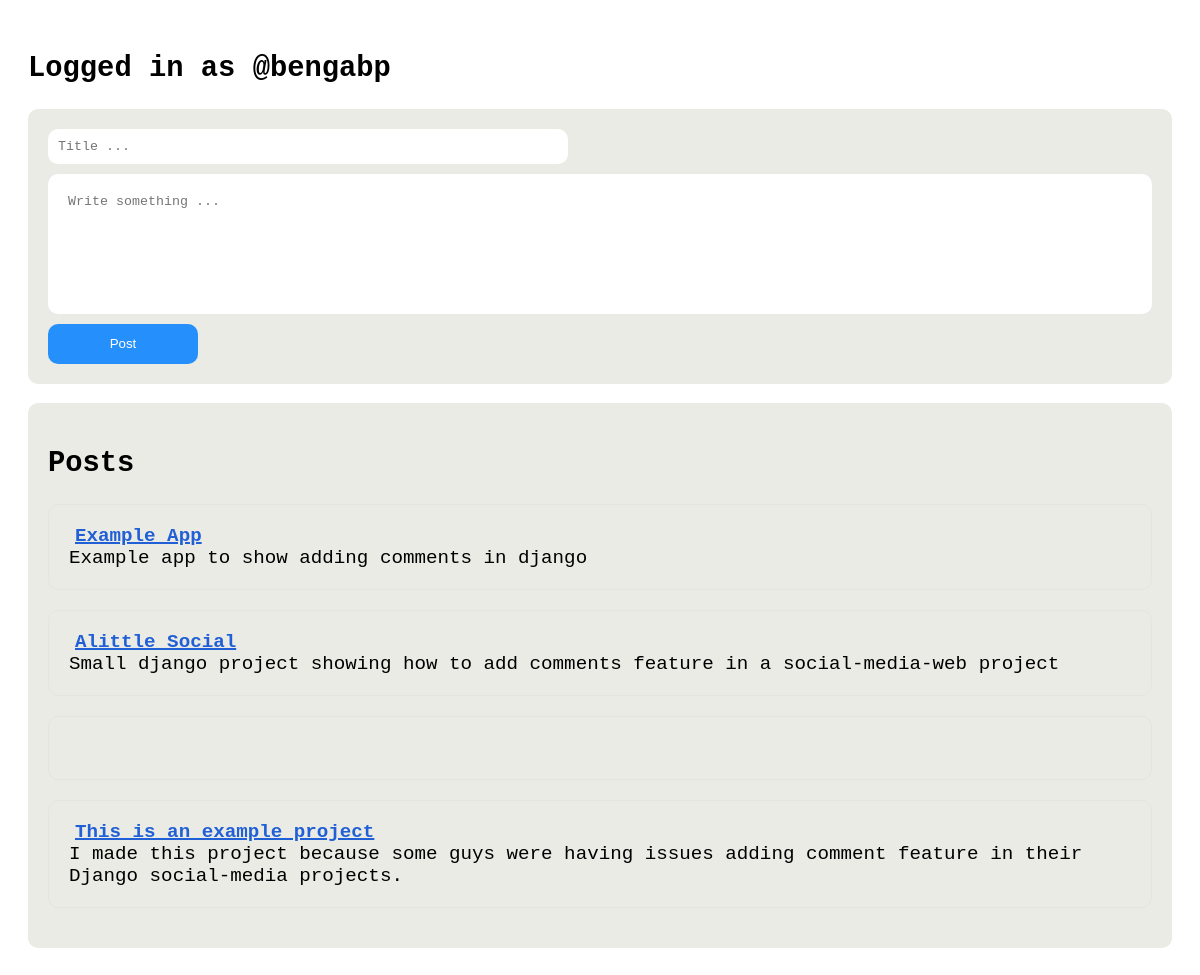
The page / (signed in) on the database its author committed.
### socialapp/models.py (models this page shows)
class Post(models.Model):
    unique_id = models.CharField(max_length=50,null=True)
    title = models.CharField(max_length=100)
    body = models.CharField(max_length=1000)
    created_at = models.DateTimeField(auto_now=True)
    author  = models.ForeignKey(User,on_delete=models.CASCADE)

### socialapp/views.py (the view, shortened to what this page needs)
# urls.py: path('', index, name="index"),
@login_required(login_url="/login")
def index(request):
    if request.method == "GET":
        return render(request, "index.html", context={
            "posts": Post.objects.all()
        })

### templates/index.html (shortened to what this page needs)
{% extends 'base.html' %}
{% block body %}
    <section class="main-content">
        {% if user.is_authenticated %}
            <h2>Logged in as <span>@{{user.username}}</span></h2>
            <div class="create-post-container">
                <form action="/" method="post">
                    <input name="post-title" placeholder="Title ..." class="input-title">
                    <textarea name="post-body" placeholder="Write something ..."></textarea>
                    <input type="submit" value="Post" class="action-btn">
                </form>
            </div>
            <div class="all-posts-container">
                {% if posts %}
                    <ul>
                        <h2>Posts</h2>
                        {% for post in posts %}
                            <li class="post-item">
                                <div class="header">
                                    <a href="/post/{{post.unique_id}}">
                                        <span class="bg-color">{{post.title}}</span>
                                    </a>
                                </div>
                                <div class="body">
                                    <span>{{post.body}}</span>
                                </div>
                            </li>
                        {% endfor %}
                    </ul>
                {% else %}
                    <div>
                        <h2>No posts available !</h2>
                    </div>
                {% endif %}
            </div>
        {% else %}
            <h2>Please <a href="/login">login</a> to access this page</h2>
        {% endif %}
    </section>
{% endblock body %}

### static/main.css (style rules this page uses)
body { font-family: monospace; font-size:1.2rem; }
.all-posts-container ul { padding: 20px; background-color: #eaebe4; list-style: none; border-radius:10px; }
.create-post-container { padding: 20px; background-color: #eaebe4; border-radius: 10px; }
.create-post-container form { display: flex; gap: 10px; flex-direction: column; }
.action-btn { padding: 10px; outline: none; border: none; color: white; background-color: #007effd6; border-radius: 10px; max-width: max-content; min-width: 150px; height: 40px; transition:0.3s; }
.input-title { max-width:500px; padding:10px; outline:none; border:none; font-family:monospace; border-radius:10px; }
.post-item { padding: 20px; border-radius: 10px; transition: 0.3s; margin-bottom: 20px; border: 1px solid #c1b7b71c; }
.bg-color { color: #205fd5; padding: 3px 6px; border-radius: 10px; font-weight: bold; }
textarea { min-height:100px; min-width:300px; padding:20px; outline:none; border:none; border-radius:10px; resize:none; }
a { text-decoration-thickness: 2px; text-decoration-color: #205fd5; }
.main-content { padding:20px; }

### rows shown on the page
Post: title "Example App", body "Example app to show adding comments in django"
Post: title "Alittle Social", body "Small django project showing how to add comments feature in a social-media-web project"
Post: title "This is an example project", body "I made this project because some guys were having issues adding comment feature in their Django social-media projects."

### other values the page prints
{{ user.username }} "bengabp"
